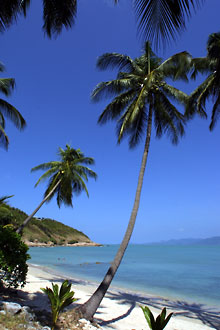
%> input picture image1.jpg, 220 x 330 px
$ octave compressionlevels.m   (GNU Octave 9; MATLAB toolbox functions it lacks are replaced by stand-ins)
%> lines starting %> are read from the running program, lines starting %| are printed output that depends on the picture
%> further down, X is the input picture: size 330x220x3 uint8; mean R, G, B 78.4, 104.8, 155.1
### compress.m
function [Y, drop] = compress(X, tol)
%> called with tol = 0
% Usage: [Y, drop] = compress(X, tol)
% Compute a compressed image 'Y' from an
% original input image 'X' by dropping
% Fourier modes with modulus smaller
% than tolerance parameter 'tol'. The
% drop ratio is also returned via the
% parameter 'drop'.
% **********************************
% Written by Dongwoo Son
%                       on March 25
% **********************************

s=size(X);
%> s = [330 220 3]

offset1 = mod(8-mod(s(1),8),8);
%> offset1 = 6
offset2 = mod(8-mod(s(2),8),8);
%> offset2 = 4
if offset1 ~= 0 || offset2 ~= 0
  X(s(1)+offset1, s(2)+offset2, 3) = 0;
%> X: size 336x224x3 uint8
end

s=size(X);
%> s = [336 224 3]
a=s(1);
%> a = 336
b=s(2);
%> b = 224
numPixel = a * b * 3;
%> numPixel = 225792
numDropped = 0;
cols1 = []; cols2 = []; cols3 = [];
rows1 = []; rows2 = []; rows3 = [];
for i=1:8:a-7
    for j=1:8:b-7
        subblock1 = X((i:i+7),(j:j+7),1);
        subblock2 = X((i:i+7),(j:j+7),2);
        subblock3 = X((i:i+7),(j:j+7),3);
        fc1 = fft2(single(subblock1));
        fc2 = fft2(single(subblock2));
        fc3 = fft2(single(subblock3));
        for r=1:8
            for c=1:8
                if abs(fc1(r,c)) < tol
                    fc1(r,c)=0;
                    numDropped = numDropped +1;
                end
                if abs(fc2(r,c)) < tol
                    fc2(r,c)=0;
                    numDropped = numDropped + 1;
                end
                if abs(fc3(r,c)) < tol
                    fc3(r,c)=0;
                    numDropped = numDropped + 1;
                end
            end
        end
        ifc1 = ifft2(fc1);
        ifc2 = ifft2(fc2);
        ifc3 = ifft2(fc3);
        cols1 = [cols1 ifc1];
        cols2 = [cols2 ifc2];
        cols3 = [cols3 ifc3];
    end
    rows1 = [rows1 ; cols1];
    rows2 = [rows2 ; cols2];
    rows3 = [rows3 ; cols3];
    cols1 = []; cols2 = []; cols3 = [];
end
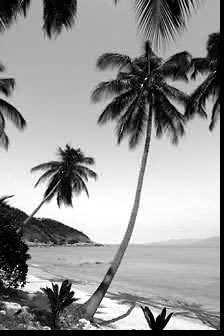
%> rows3: size 336x224 single; min -1.53e-05, max 255, mean 149.6; drawn with min black and max white
%> after the loop, numDropped = 0
Y = rows1;
Y(:,:,2) = rows2;
Y(:,:,3) = rows3;
Y = uint8(Y);
drop = numDropped / numPixel;
%> drop = 0


### compressionlevels.m
% *************************
% Written by Dongwoo Son
%              on March 25
% *************************

X=imread('image1.jpg');

tol0 = 10e-325;
tol40 = 10;
tol85 = 181;
tol95 = 498;

[Y0,drop0] = compress(X,tol0);
%> drop0 = 0
[Y40,drop40] = compress(X,tol40);
%> drop40 = 0.403
[Y85,drop85] = compress(X,tol85);
%> call 3 of compress, with tol = 181
%> after the loop in compress (call 3), `for i=1:8:a-7`:
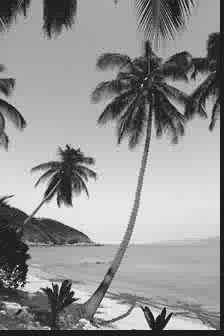
%> rows3: size 336x224 single; min -36.65, max 284.6, mean 149.6; drawn with min black and max white
%> after the loop in compress (call 3), `for i=1:8:a-7`: numDropped = 191895
%> in compress (call 3), `drop = numDropped / numPixel;`: drop = 0.85
%> drop85 = 0.85
[Y95,drop95] = compress(X,tol95);
%> call 4 of compress, with tol = 498
%> after the loop in compress (call 4), `for i=1:8:a-7`:
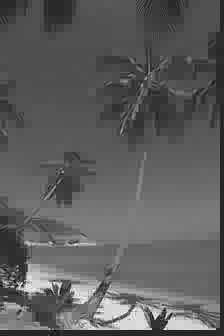
%> rows1: size 336x224 single; min -55.34, max 300.9, mean 75.6; drawn with min black and max white
%> after the loop in compress (call 4), `for i=1:8:a-7`:
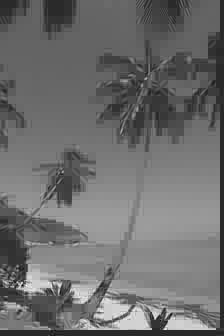
%> rows2: size 336x224 single; min -62.39, max 315.8, mean 101; drawn with min black and max white
%> after the loop in compress (call 4), `for i=1:8:a-7`:
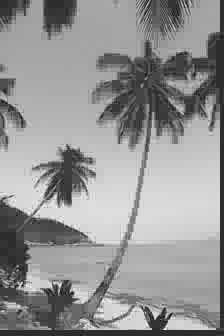
%> rows3: size 336x224 single; min -66.68, max 304, mean 149.5; drawn with min black and max white
%> after the loop in compress (call 4), `for i=1:8:a-7`: fc1 = [0 0 0 0 0 0 0 0; 0 0 0 0 0 0 0 0; 0 0 0 0 0 0 0 0; 0 0 0 0 0 0 0 0; 0 0 0 0 0 0 0 0; 0 0 0 0 0 0 0 0; 0 0 0 0 0 0 0 0; 0 0 0 0 0 0 0 0]; numDropped = 214514
%> in compress (call 4), `Y(:,:,3) = rows3;`:
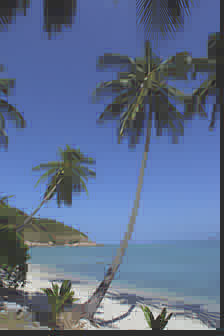
%> Y: size 336x224x3 single; mean R, G, B 75.6, 101, 149.5; drawn with min black and max white
%> in compress (call 4), `Y = uint8(Y);`:
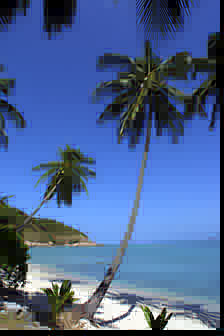
%> Y: size 336x224x3 uint8; mean R, G, B 75.6, 101.1, 149.6; mean of the top-left, top-right, bottom-left and bottom-right quarters 100.6, 77.3, 114.3, 142.8
%> in compress (call 4), `drop = numDropped / numPixel;`: drop = 0.95
%> drop95 = 0.95

figure(1)

subplot(2,2,1);
image(Y0);
title('tol = 10e-325; droprate = 0');
axis image
axis off

subplot(2,2,2);
image(Y40);
title('tol = 10; droprate = 40');
axis image
axis off

subplot(2,2,3);
image(Y85);
title('tol = 181; droprate = 85');
axis image
axis off

subplot(2,2,4);
image(Y95);
title('tol = 498; droprate = 95');
axis image
axis off
